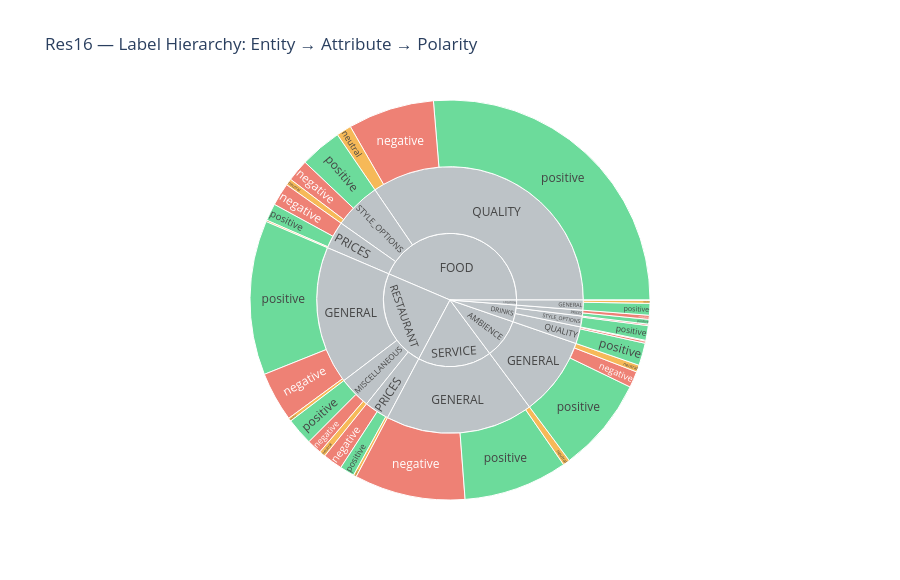

Notebook cell for this chart:
### Code cell
# ── Cell 14: Sunburst — Cấu trúc phân cấp Entity → Attribute → Polarity ──────
hier = df.groupby(['entity', 'attribute', 'polarity']).size().reset_index(name='count')

fig = px.sunburst(
    hier, path=['entity', 'attribute', 'polarity'],
    values='count',
    color='polarity',
    color_discrete_map={
        'positive': '#2ecc71',
        'negative': '#e74c3c',
        'neutral' : '#f39c12',
        '(?)': '#bdc3c7'
    },
    title='Res16 — Label Hierarchy: Entity → Attribute → Polarity'
)
fig.update_layout(height=580)
fig.show()   # tương tác (plotly): không hiển thị trên GitHub; bản tĩnh tương đương ở Cell 9–10
print('💡 Click vào từng lớp để drill down vào cấu trúc phân cấp của nhãn.')

### Figure 1 — Plotly figure (JSON) as saved in the notebook; plotly's stock layout.template omitted (floating-point values rounded to 4 significant figures)
{"data": [{"branchvalues": "total", "customdata": [["(?)"], ["(?)"], ["(?)"], ["(?)"], ["(?)"], ["(?)"], ["(?)"], ["(?)"], ["(?)"], ["(?)"], ["(?)"], ["(?)"], ["(?)"], ["(?)"], ["(?)"], ["(?)"], ["(?)"], ["(?)"], ["negative"], ["negative"], ["negative"], ["negative"], ["negative"], ["negative"], ["negative"], ["negative"], ["negative"], ["negative"], ["negative"], ["negative"], ["neutral"], ["neutral"], ["neutral"], ["neutral"], ["neutral"], ["neutral"], ["neutral"], ["neutral"], ["neutral"], ["neutral"], ["positive"], ["positive"], ["positive"], ["positive"], ["positive"], ["positive"], ["positive"], ["positive"], ["positive"], ["positive"], ["positive"], ["positive"]], "domain": {"x": [0, 1], "y": [0, 1]}, "hovertemplate": "labels=%{label}<br>count=%{value}<br>parent=%{parent}<br>id=%{id}<br>polarity=%{customdata[0]}<extra></extra>", "ids": ["SERVICE", "AMBIENCE/GENERAL", "DRINKS/PRICES", "DRINKS/QUALITY", "DRINKS/STYLE_OPTIONS", "FOOD/PRICES", "FOOD/QUALITY", "RESTAURANT", "LOCATION/GENERAL", "FOOD/STYLE_OPTIONS", "RESTAURANT/MISCELLANEOUS", "RESTAURANT/PRICES", "SERVICE/GENERAL", "AMBIENCE", "DRINKS", "FOOD", "LOCATION", "RESTAURANT/GENERAL", "SERVICE/GENERAL/negative", "RESTAURANT/PRICES/negative", "RESTAURANT/GENERAL/negative", "AMBIENCE/GENERAL/negative", "RESTAURANT/MISCELLANEOUS/negative", "DRINKS/PRICES/negative", "LOCATION/GENERAL/negative", "DRINKS/QUALITY/negative", "DRINKS/STYLE_OPTIONS/negative", "FOOD/PRICES/negative", "FOOD/QUALITY/negative", "FOOD/STYLE_OPTIONS/negative", "AMBIENCE/GENERAL/neutral", "DRINKS/QUALITY/neutral", "FOOD/PRICES/neutral", "LOCATION/GENERAL/neutral", "SERVICE/GENERAL/neutral", "RESTAURANT/GENERAL/neutral", "RESTAURANT/MISCELLANEOUS/neutral", "RESTAURANT/PRICES/neutral", "FOOD/QUALITY/neutral", "FOOD/STYLE_OPTIONS/neutral", "RESTAURANT/PRICES/positive", "DRINKS/STYLE_OPTIONS/positive", "SERVICE/GENERAL/positive", "DRINKS/QUALITY/positive", "RESTAURANT/MISCELLANEOUS/positive", "LOCATION/GENERAL/positive", "DRINKS/PRICES/positive", "RESTAURANT/GENERAL/positive", "AMBIENCE/GENERAL/positive", "FOOD/QUALITY/positive", "FOOD/PRICES/positive", "FOOD/STYLE_OPTIONS/positive"], "labels": ["SERVICE", "GENERAL", "PRICES", "QUALITY", "STYLE_OPTIONS", "PRICES", "QUALITY", "RESTAURANT", "GENERAL", "STYLE_OPTIONS", "MISCELLANEOUS", "PRICES", "GENERAL", "AMBIENCE", "DRINKS", "FOOD", "LOCATION", "GENERAL", "negative", "negative", "negative", "negative", "negative", "negative", "negative", "negative", "negative", "negative", "negative", "negative", "neutral", "neutral", "neutral", "neutral", "neutral", "neutral", "neutral", "neutral", "neutral", "neutral", "positive", "positive", "positive", "positive", "positive", "positive", "positive", "positive", "positive", "positive", "positive", "positive"], "marker": {"colors": ["#bdc3c7", "#bdc3c7", "#bdc3c7", "#bdc3c7", "#bdc3c7", "#bdc3c7", "#bdc3c7", "#bdc3c7", "#bdc3c7", "#bdc3c7", "#bdc3c7", "#bdc3c7", "#bdc3c7", "#bdc3c7", "#bdc3c7", "#bdc3c7", "#bdc3c7", "#bdc3c7", "#e74c3c", "#e74c3c", "#e74c3c", "#e74c3c", "#e74c3c", "#e74c3c", "#e74c3c", "#e74c3c", "#e74c3c", "#e74c3c", "#e74c3c", "#e74c3c", "#f39c12", "#f39c12", "#f39c12", "#f39c12", "#f39c12", "#f39c12", "#f39c12", "#f39c12", "#f39c12", "#f39c12", "#2ecc71", "#2ecc71", "#2ecc71", "#2ecc71", "#2ecc71", "#2ecc71", "#2ecc71", "#2ecc71", "#2ecc71", "#2ecc71", "#2ecc71", "#2ecc71"]}, "name": "", "parents": ["", "AMBIENCE", "DRINKS", "DRINKS", "DRINKS", "FOOD", "FOOD", "", "LOCATION", "FOOD", "RESTAURANT", "RESTAURANT", "SERVICE", "", "", "", "", "RESTAURANT", "SERVICE/GENERAL", "RESTAURANT/PRICES", "RESTAURANT/GENERAL", "AMBIENCE/GENERAL", "RESTAURANT/MISCELLANEOUS", "DRINKS/PRICES", "LOCATION/GENERAL", "DRINKS/QUALITY", "DRINKS/STYLE_OPTIONS", "FOOD/PRICES", "FOOD/QUALITY", "FOOD/STYLE_OPTIONS", "AMBIENCE/GENERAL", "DRINKS/QUALITY", "FOOD/PRICES", "LOCATION/GENERAL", "SERVICE/GENERAL", "RESTAURANT/GENERAL", "RESTAURANT/MISCELLANEOUS", "RESTAURANT/PRICES", "FOOD/QUALITY", "FOOD/STYLE_OPTIONS", "RESTAURANT/PRICES", "DRINKS/STYLE_OPTIONS", "SERVICE/GENERAL", "DRINKS/QUALITY", "RESTAURANT/MISCELLANEOUS", "LOCATION/GENERAL", "DRINKS/PRICES", "RESTAURANT/GENERAL", "AMBIENCE/GENERAL", "FOOD/QUALITY", "FOOD/PRICES", "FOOD/STYLE_OPTIONS"], "type": "sunburst", "values": [604.0, 321.0, 24.0, 69.0, 44.0, 113.0, 1162.0, 796.0, 41.0, 192.0, 131.0, 101.0, 604.0, 321.0, 137.0, 1467.0, 41.0, 564.0, 302.0, 53.0, 135.0, 44.0, 40.0, 11.0, 1.0, 6.0, 4.0, 62.0, 235.0, 60.0, 19.0, 2.0, 4.0, 8.0, 19.0, 9.0, 17.0, 8.0, 41.0, 18.0, 40.0, 40.0, 283.0, 61.0, 74.0, 32.0, 13.0, 420.0, 258.0, 886.0, 47.0, 114.0]}], "layout": {"height": 580, "legend": {"tracegroupgap": 0}, "title": {"text": "Res16 — Label Hierarchy: Entity → Attribute → Polarity"}}}
